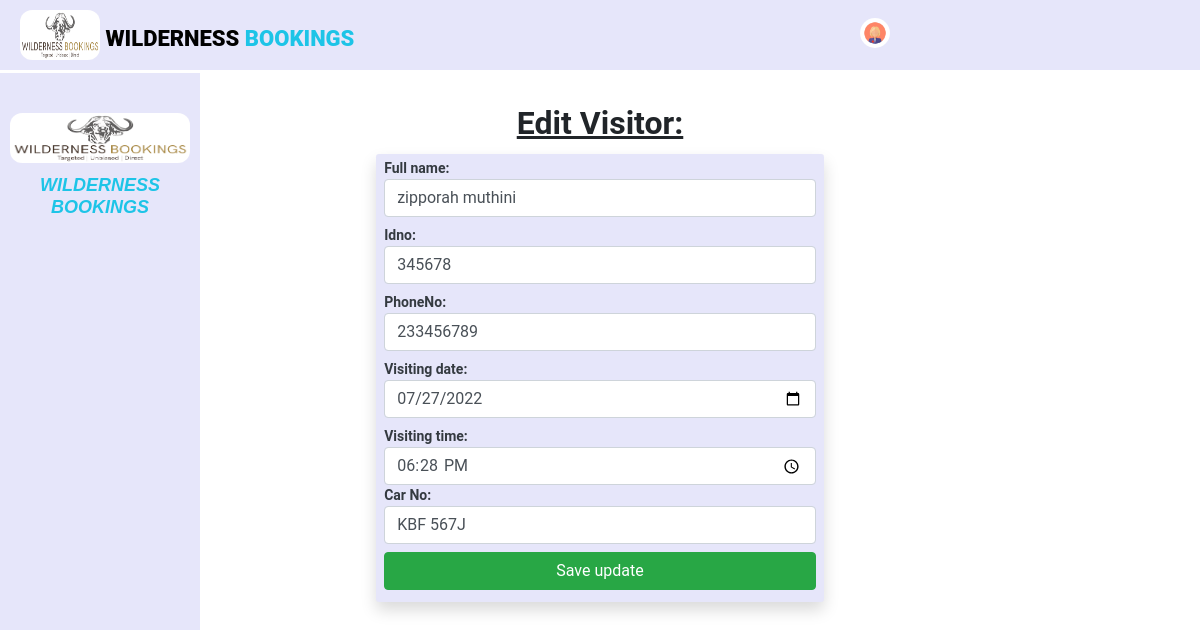
/edit_visitor.php?vistors_id=7, run on the app's committed database.
### tables this page shows
CREATE TABLE `vistors` (
  `vistors_id` int(100) NOT NULL,
  `ticket_no` int(100) NOT NULL,
  `fullname` varchar(100) NOT NULL,
  `idno` varchar(100) NOT NULL,
  `gender` varchar(100) NOT NULL,
  `phoneno` varchar(100) NOT NULL,
  `vdate` date NOT NULL,
  `vtime` time NOT NULL,
  `photo` varchar(100) NOT NULL,
  `car_no` varchar(100) NOT NULL,
  `payment_status` varchar(100) NOT NULL
);

### edit_visitor.php (the view, shortened to what this page needs)
<?php
if (isset($_REQUEST["vistors_id"]))
 {
 	$id = $_REQUEST["vistors_id"];
	$con =mysqli_connect("localhost" ,"root" ,"" ,"park") or die(mysqli_connect_error());
	$sql = "SELECT * FROM `vistors` WHERE vistors_id= $id";
    $result = mysqli_query($con,$sql) or die(mysqli_error($con));
    $user = mysqli_fetch_assoc($result);
 }
?>
<!DOCTYPE html>
<html lang="en">
<head>
    <link rel="stylesheet" href="bootstrap.min.css"/>
 <body>
   <?php include ("includes/header.php"); ?>
 <?php include ("includes/sidebar1.php"); ?>
 	<div class="container py-4">
    <div class="row justify-content-center">
        <div class="col-sm-5">
            <br><br><br>
            <h2 class="text-center text-decoration-underline py-2 mb-1"><strong>Edit Visitor:</strong></h2>
        <form action="save_update.php" method="POST" class="form-control-sm shadow" style="background: lavender;">
            <div class="form group mb-2">
                <label class="text-dark"><strong>Full name:</strong></label><input type="text" name="fullname" value="<?=$user['fullname'] ?>" class="form-control" required>
            </div>
            <div class="form group mb-2">
                <label class="text-dark"><strong>Idno:</strong></label><input type="text" name="idno" value="<?=$user['idno'] ?>" class="form-control" required>
            </div>
            <div class="form group mb-2">
                    <label class="text-dark"><strong>PhoneNo:</strong></label><input type="text"  name="phone" value="<?= $user['phoneno'] ?>" class="form-control" required>
                </div>
                <div class="form group mb-2">
                    <label class="text-dark"><strong>Visiting date:</strong></label><input type="date" name="vdate" value="<?= $user['vdate']?>" class="form-control" required>
                </div>
                <div class="form group mb-2">
                    <label class="text-dark"><strong>Visiting time:</strong></label><input type="time" name="vtime" value="<?= $user['vtime'] ?>" class="form-control" required>
                <div class="form group mb-2">
                    <label class="text-dark"><strong>Car No:</strong></label><input type="text" name="carno" value="<?= $user['car_no']?>" class="form-control">
                </div>
            <button class="btn btn-success mb-2 btn-block">Save update</button>
        </form>
        </div>
    </div>
</div>
 </body>
</head>
</html>

### includes/sidebar1.php (style rules this page uses)
body { margin: 0; padding: 0; font-family: "Roboto", sans-serif; }

### data on the page
vistors: fullname "zipporah muthini", idno "345678", phone "233456789", vdate "07/27/2022", vtime "18:28:00", carno "KBF 567J"
